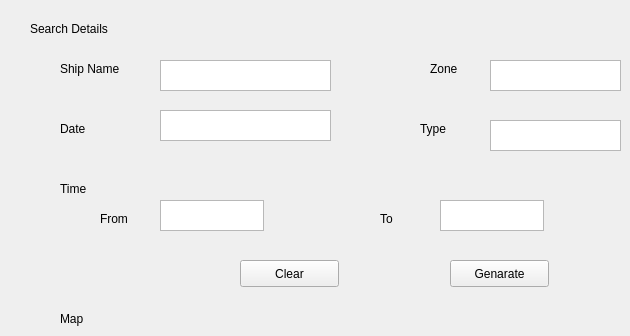
    <widget class="QWidget" name="tab_3">
     <attribute name="title">
      <string>Map</string>
     </attribute>
     <widget class="QTextEdit" name="textEdit_67">
      <property name="geometry">
       <rect>
        <x>490</x>
        <y>60</y>
        <width>131</width>
        <height>31</height>
       </rect>
      </property>
     </widget>
     <widget class="QTextEdit" name="textEdit_68">
      <property name="geometry">
       <rect>
        <x>490</x>
        <y>120</y>
        <width>131</width>
        <height>31</height>
       </rect>
      </property>
     </widget>
     <widget class="QTextEdit" name="textEdit_69">
      <property name="geometry">
       <rect>
        <x>160</x>
        <y>60</y>
        <width>171</width>
        <height>31</height>
       </rect>
      </property>
     </widget>
     <widget class="QLabel" name="label_83">
      <property name="geometry">
       <rect>
        <x>60</x>
        <y>60</y>
        <width>91</width>
        <height>17</height>
       </rect>
      </property>
      <property name="text">
       <string>Ship Name</string>
      </property>
     </widget>
     <widget class="QTextEdit" name="textEdit_70">
      <property name="geometry">
       <rect>
        <x>160</x>
        <y>110</y>
        <width>171</width>
        <height>31</height>
       </rect>
      </property>
     </widget>
     <widget class="QLabel" name="label_84">
      <property name="geometry">
       <rect>
        <x>60</x>
        <y>180</y>
        <width>67</width>
        <height>17</height>
       </rect>
      </property>
      <property name="text">
       <string>Time</string>
      </property>
     </widget>
     <widget class="QTextEdit" name="textEdit_71">
      <property name="geometry">
       <rect>
        <x>440</x>
        <y>200</y>
        <width>104</width>
        <height>31</height>
       </rect>
      </property>
     </widget>
     <widget class="QTextEdit" name="textEdit_72">
      <property name="geometry">
       <rect>
        <x>160</x>
        <y>200</y>
        <width>104</width>
        <height>31</height>
       </rect>
      </property>
     </widget>
     <widget class="QLabel" name="label_85">
      <property name="geometry">
       <rect>
        <x>60</x>
        <y>120</y>
        <width>67</width>
        <height>17</height>
       </rect>
      </property>
      <property name="text">
       <string>Date</string>
      </property>
     </widget>
     <widget class="QLabel" name="label_86">
      <property name="geometry">
       <rect>
        <x>420</x>
        <y>120</y>
        <width>67</width>
        <height>17</height>
       </rect>
      </property>
      <property name="text">
       <string>Type</string>
      </property>
     </widget>
     <widget class="QLabel" name="label_87">
      <property name="geometry">
       <rect>
        <x>100</x>
        <y>210</y>
        <width>67</width>
        <height>17</height>
       </rect>
      </property>
      <property name="text">
       <string>From</string>
      </property>
     </widget>
     <widget class="QLabel" name="label_88">
      <property name="geometry">
       <rect>
        <x>380</x>
        <y>210</y>
        <width>31</width>
        <height>17</height>
       </rect>
      </property>
      <property name="text">
       <string>To</string>
      </property>
     </widget>
     <widget class="QLabel" name="label_89">
      <property name="geometry">
       <rect>
        <x>30</x>
        <y>20</y>
        <width>191</width>
        <height>17</height>
       </rect>
      </property>
      <property name="text">
       <string>Search Details</string>
      </property>
     </widget>
     <widget class="QPushButton" name="pushButton_19">
      <property name="geometry">
       <rect>
        <x>450</x>
        <y>260</y>
        <width>99</width>
        <height>27</height>
       </rect>
      </property>
      <property name="text">
       <string>Genarate</string>
      </property>
     </widget>
     <widget class="QPushButton" name="pushButton_20">
      <property name="geometry">
       <rect>
        <x>240</x>
        <y>260</y>
        <width>99</width>
        <height>27</height>
       </rect>
      </property>
      <property name="text">
       <string>Clear</string>
      </property>
     </widget>
     <widget class="QLabel" name="label_90">
      <property name="geometry">
       <rect>
        <x>430</x>
        <y>60</y>
        <width>67</width>
        <height>17</height>
       </rect>
      </property>
      <property name="text">
       <string>Zone</string>
      </property>
     </widget>
     <widget class="QLabel" name="label_91">
      <property name="geometry">
       <rect>
        <x>60</x>
        <y>310</y>
        <width>67</width>
        <height>17</height>
       </rect>
      </property>
      <property name="text">
       <string>Map</string>
      </property>
     </widget>
    </widget>
